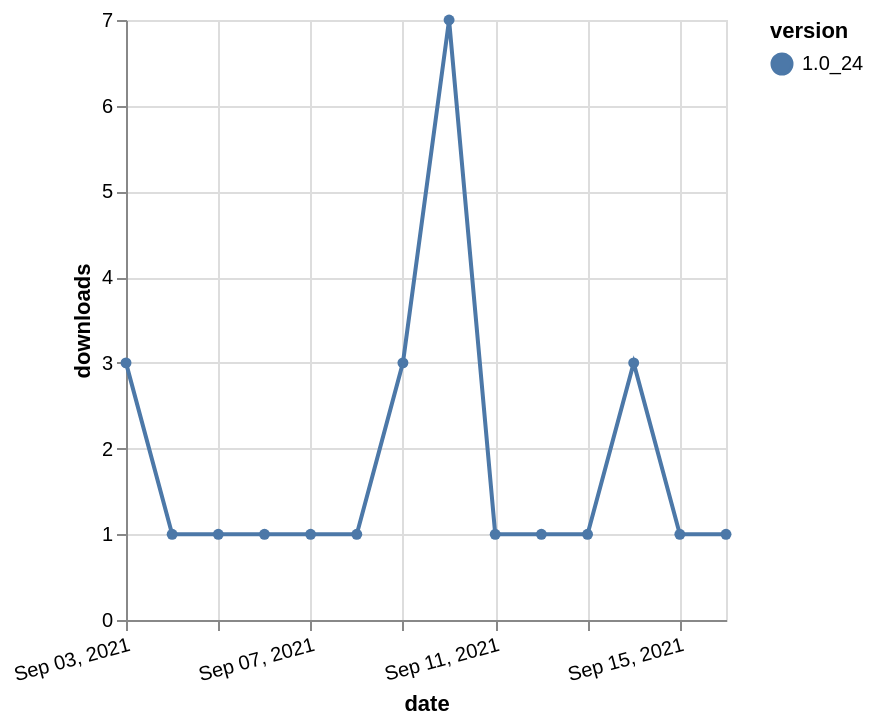

Write the Vega-Lite specification saved for this chart.
### Vega-Lite specification from a JSON file in a GitHub repository (floating-point values rounded to 4 significant figures)
{"$schema": "https://vega.github.io/schema/vega-lite/v5.json", "description": "A simple bar chart with embedded data.", "data": {"values": [{"date": "2021-09-03", "total": 553, "delta": 3, "version": "1.0_24"}, {"date": "2021-09-04", "total": 554, "delta": 1, "version": "1.0_24"}, {"date": "2021-09-05", "total": 555, "delta": 1, "version": "1.0_24"}, {"date": "2021-09-06", "total": 556, "delta": 1, "version": "1.0_24"}, {"date": "2021-09-07", "total": 557, "delta": 1, "version": "1.0_24"}, {"date": "2021-09-08", "total": 558, "delta": 1, "version": "1.0_24"}, {"date": "2021-09-09", "total": 561, "delta": 3, "version": "1.0_24"}, {"date": "2021-09-10", "total": 568, "delta": 7, "version": "1.0_24"}, {"date": "2021-09-11", "total": 569, "delta": 1, "version": "1.0_24"}, {"date": "2021-09-12", "total": 570, "delta": 1, "version": "1.0_24"}, {"date": "2021-09-13", "total": 571, "delta": 1, "version": "1.0_24"}, {"date": "2021-09-14", "total": 574, "delta": 3, "version": "1.0_24"}, {"date": "2021-09-15", "total": 575, "delta": 1, "version": "1.0_24"}, {"date": "2021-09-16", "total": 576, "delta": 1, "version": "1.0_24"}]}, "width": "container", "mark": {"type": "line", "point": {"filled": true}}, "encoding": {"x": {"field": "date", "type": "temporal", "timeUnit": "yearmonthdate", "title": "date", "axis": {"labelAngle": -15}}, "y": {"field": "delta", "type": "quantitative", "title": "downloads"}, "color": {"field": "version", "type": "nominal"}, "tooltip": {"field": "delta"}}}
